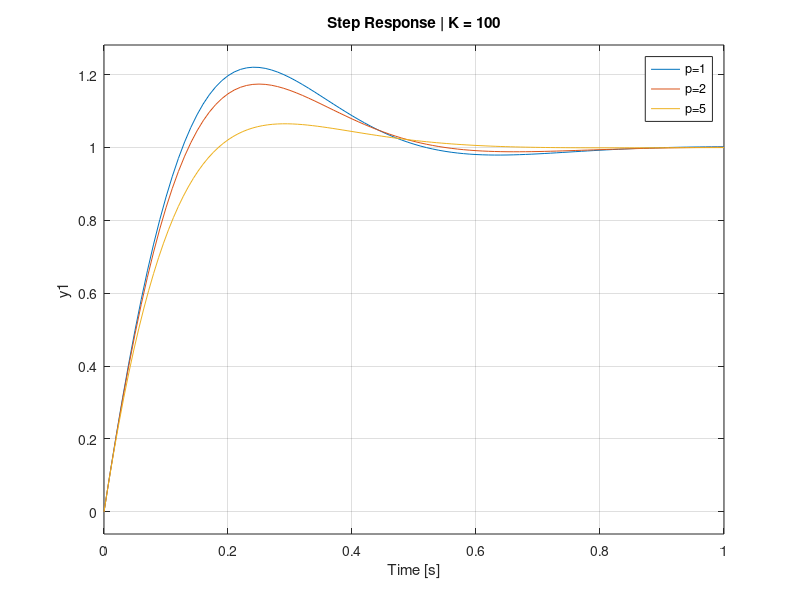

Write MATLAB code to recreate this figure. (Note: this script raises an error after producing the figure.)
clc;
s = tf('s');
%G block for different p values
Ga = 1/(s^2+s);
Gb = 1/(s^2+2*s); 
Gc = 1/(s^2+5*s);
%G1 block
G1_i = 11*s + 20; %K=20
G1_ii = 11*s + 100; %K =100
%Transfer function when D(S)=0 | K= 20 for different p values
G_i_a = feedback(G1_i*Ga,1);
G_i_b = feedback(G1_i*Gb,1);
G_i_c = feedback(G1_i*Gc,1);
%Transfer function when D(S)=0 | K= 100 for different p values
G_ii_a = feedback(G1_ii*Ga,1);
G_ii_b = feedback(G1_ii*Gb,1);
G_ii_c = feedback(G1_ii*Gc,1);
figure(1);
%Impulse responses
subplot(2,2,1);
impulse(G_i_a,G_i_b,G_i_c);
legend('p=1','p=2','p=5');
title('Impulse Response | K = 20');
subplot(2,2,3);
impulse(G_ii_a,G_ii_b,G_ii_c);
legend('p=1','p=2','p=5');
title('Impulse Response | K = 100');
%Step Responses
subplot(2,2,2);
step(G_i_a,G_i_b,G_i_c);
legend('p=1','p=2','p=5');
title('Step Response | K = 20');
subplot(2,2,4);
step(G_ii_a,G_ii_b,G_ii_c);
legend('p=1','p=2','p=5');
title('Step Response | K = 100');
figure(2);
%Disturbance input
t = 0:0.1:8;
d_a = ones(size(0:0.1:4));
d_b = 2*ones(size(4.1:0.1:8));
d = [d_a d_b];
Yd_i=lsim(Ga,d,t);%disturbance effect p =1
Yd_ii=lsim(Gb,d,t);%disturbance effect K =5
Yd_iii=lsim(Gc,d,t);%disturbance effect K =10
%K = 20
Y1_i_a= step(G_i_a,t);
Y1_i_b= step(G_i_b,t);
Y1_i_c= step(G_i_c,t);
Y_i_a = Y1_i_a + Yd_i;
Y_i_b = Y1_i_b + Yd_ii;
Y_i_c = Y1_i_c + Yd_iii;
Si_a = stepinfo(Y_i_a,t);
Si_b = stepinfo(Y_i_b,t);
Si_c = stepinfo(Y_i_c,t);
disp(Si_a); 
disp(Si_b);
disp(Si_c);
subplot(2,1,1);
plot(t,Y_i_a);
hold on;
plot(t,Y_i_b);
hold on;
plot(t,Y_i_c);
hold off;
title('Step Response with Disturbance input | K = 20');
legend('p=1','p=2','p=5');
%K = 100 
Y1_ii_a= step(G_ii_a,t);
Y1_ii_b= step(G_ii_b,t);
Y1_ii_c= step(G_ii_c,t);
Y_ii_a = Y1_ii_a + Yd_i;
Y_ii_b = Y1_ii_b + Yd_ii;
Y_ii_c = Y1_ii_c + Yd_iii;
Sii_a = stepinfo(Y_ii_a,t);
Sii_b = stepinfo(Y_ii_b,t);
Sii_c = stepinfo(Y_ii_c,t);
disp(Sii_a); 
disp(Sii_b);
disp(Sii_c);
subplot(2,1,2);
plot(t,Y_ii_a);
hold on;
plot(t,Y_ii_b);
hold on;
plot(t,Y_ii_c);
hold off;
title('Step Response with Disturbance input | K = 100');
legend('p=1','p=2','p=5');
